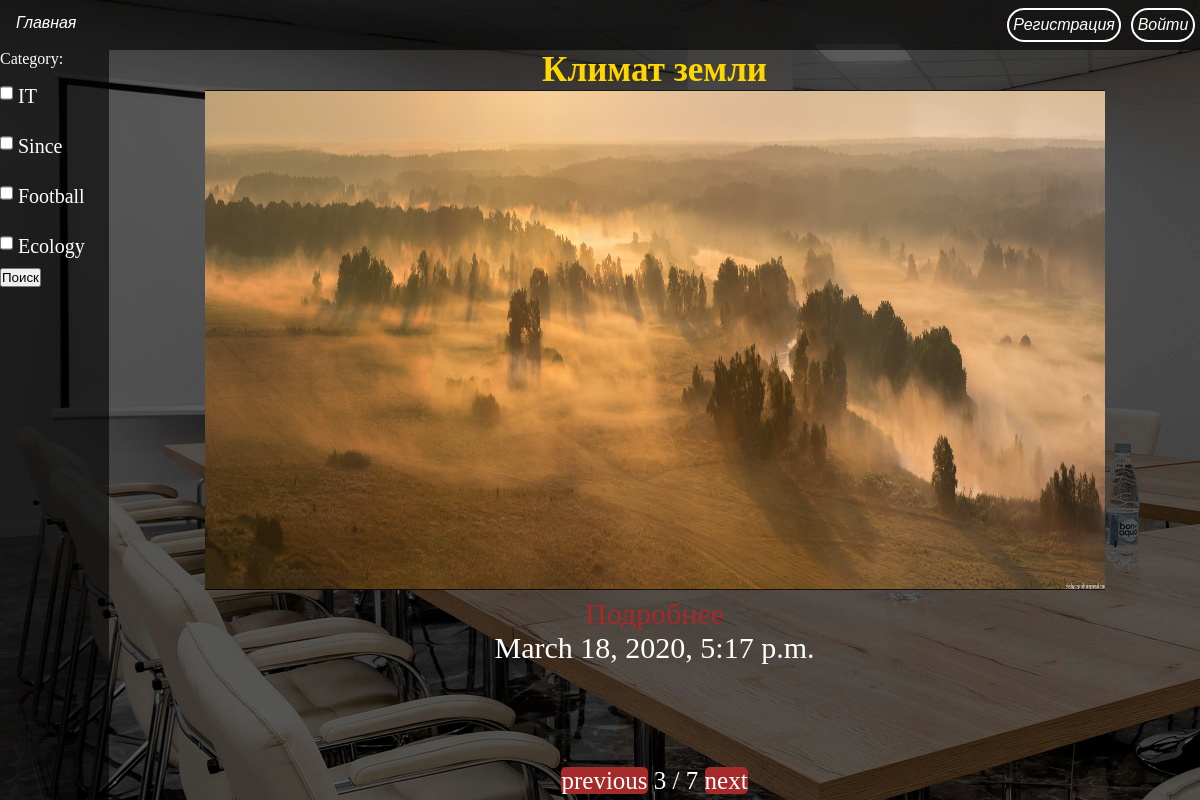
/catalog/?page=3, run on the app's committed database.
### catalog/models.py (models this page shows)
class ConfirenceList(models.Model):
    IT = 'IT'
    Since = 'Since'
    Football = 'Football'
    Ecology = 'Ecology'
    conf_list = [
        (IT, 'IT'),
        (Since, 'Since'),
        (Football, 'Football'),
        (Ecology, 'Ecology'),
    ]
    name = models.CharField(max_length=255)
    text = models.TextField()
    date_published = models.DateTimeField(auto_now_add=False)
    category = models.CharField(max_length=8, choices=conf_list, default=IT)
    img = models.ImageField(upload_to='static/images', null=True, blank=True)

### catalog/views.py (the view)
# urls.py: path('', views.index, name='Confirences'),
def index(request):
    qwery = request.GET.getlist('category')
    forms2 = CategoryConfirence(request.GET)
    if not qwery:
        tupl = list(reversed(ConfirenceList.objects.all()))
    else:
        tupl = list(reversed(ConfirenceList.objects.filter(category__in=qwery)))
    paginator = Paginator(tupl, 1)
    page_number = request.GET.get('page')
    page_obj = paginator.get_page(page_number)
    print(page_obj)
    return render_to_response('Conferences.html', {'forms2': forms2, 'page_obj': page_obj})

### catalog/forms.py
class CategoryConfirence(forms.Form):
    IT = 'IT'
    Since = 'Since'
    Football = 'Football'
    Ecology = 'Ecology'
    conf_list = [
        (IT, 'IT'),
        (Since, 'Since'),
        (Football, 'Football'),
        (Ecology, 'Ecology'),
    ]
    category = forms.MultipleChoiceField(
        required=False,
        widget=forms.CheckboxSelectMultiple,
        choices=conf_list,
    )

### catalog/templates/Conferences.html
{% extends 'base.html' %}
{% block serch_panel %}
     {% if forms2 %}
                <div class="SearchPanel" >
                     <form method="get" action="">
                         {{ forms2 }}
                         <button class="search_button" type="submit">Поиск</button>
                     </form>
                 </div>
            {% endif %}
{% endblock %}
{% block name_conf %}
{% for i in page_obj %}
    <div id="conf" class="conference">
        <h3 class="conf_name">{{ i.name}}</h3><img src="http://127.0.0.1:8000/{{ i.img }}"><br>
        <a class="more_info" href="{% url 'catalog:More_info' i.id %}">Подробнее</a><br><span class="date">{{i.date_published }}</span><br>
    </div>
{% endfor %}
<nav id="pagin">
<div class="pagination">
    <span class="step-links">
        {% if page_obj.has_previous %}
            <a class="page-link" href="?page={{ page_obj.previous_page_number }}">previous</a>
        {% endif %}
        <span class="current">
            {{ page_obj.number }} / {{ page_obj.paginator.num_pages }}
        </span>
        {% if page_obj.has_next %}
            <a class="page-link" href="?page={{ page_obj.next_page_number }}">next</a>
        {% endif %}
    </span>
</div>
</nav>
{% endblock %}

### catalog/static/css/style.css (style rules this page uses)
* { margin: 0; padding: 0; }
a { text-decoration:none; color: white; }
body { background-image: url("/static/images/main_back.jpg"); background-repeat: no-repeat; }
.SearchPanel { width: 10vw; background-color: rgba(0, 0, 0, 0.6); color: white; }
.SearchPanel ul { font-size: 20px; }
.SearchPanel ul li { border-bottom: 10px solid transparent; border-top:10px solid transparent; }
a.more_info { color: brown; }
.page-link { background-color: brown; color: white; border-radius: 5px; }
.conference { font-size: 30px; }
.pagination { text-align: center; font-size: 25px; padding-bottom: 5px; }
img { width: 900px; height: 500px; }
h3.conf_name { color: gold; }
.date { color: white; }
.current { color: white; }
li { list-style-type: none; }

### catalog/static/css/login_style.css (style rules this page uses)
input { border-radius: 5px; border: none; height: 20px; margin-top: 5px; margin-bottom: 5px; }

### data on the page
ConfirenceList: name "Климат земли", img (picture), date_published "March 18, 2020, 5:17 p.m."

### other printed values
{{ page_obj.number }} "3"
{{ page_obj.paginator.num_pages }} "7"
